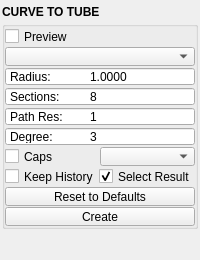
<?xml version="1.0" encoding="UTF-8"?>
<ui version="4.0">
 <class>QtUi</class>
 <widget class="QMainWindow" name="QtUi">
  <property name="geometry">
   <rect>
    <x>0</x>
    <y>0</y>
    <width>200</width>
    <height>230</height>
   </rect>
  </property>
  <property name="tabShape">
   <enum>QTabWidget::Triangular</enum>
  </property>
  <property name="dockNestingEnabled">
   <bool>true</bool>
  </property>
  <property name="dockOptions">
   <set>QMainWindow::AllowNestedDocks|QMainWindow::AllowTabbedDocks|QMainWindow::AnimatedDocks|QMainWindow::ForceTabbedDocks</set>
  </property>
  <property name="enabled" stdset="0">
   <bool>true</bool>
  </property>
  <property name="accessibleDescription">
   <string>Sweep a circular profile along selected curves into a smooth or polygon tube.</string>
  </property>
  <widget class="QWidget" name="central_widget">
   <property name="minimumSize">
    <size>
     <width>200</width>
     <height>0</height>
    </size>
   </property>
   <layout class="QVBoxLayout" name="verticalLayout_2">
    <property name="leftMargin">
     <number>2</number>
    </property>
    <property name="topMargin">
     <number>2</number>
    </property>
    <property name="rightMargin">
     <number>2</number>
    </property>
    <property name="bottomMargin">
     <number>2</number>
    </property>
    <property name="spacing">
     <number>2</number>
    </property>
    <item>
     <layout class="QVBoxLayout" name="verticalLayout">
      <property name="spacing">
       <number>0</number>
      </property>
      <item>
       <widget class="Header" name="header">
        <property name="minimumSize">
         <size>
          <width>0</width>
          <height>19</height>
         </size>
        </property>
        <property name="maximumSize">
         <size>
          <width>16777215</width>
          <height>19</height>
         </size>
        </property>
        <property name="font">
         <font>
          <weight>75</weight>
          <bold>true</bold>
         </font>
        </property>
        <property name="text">
         <string>CURVE TO TUBE</string>
        </property>
       </widget>
      </item>
      <item>
       <widget class="QGroupBox" name="curve_to_tube">
        <property name="sizePolicy">
         <sizepolicy hsizetype="Preferred" vsizetype="Fixed">
          <horstretch>0</horstretch>
          <verstretch>0</verstretch>
         </sizepolicy>
        </property>
        <property name="title">
         <string/>
        </property>
        <layout class="QGridLayout" name="gridLayout_4">
         <property name="leftMargin">
          <number>0</number>
         </property>
         <property name="topMargin">
          <number>0</number>
         </property>
         <property name="rightMargin">
          <number>0</number>
         </property>
         <property name="bottomMargin">
          <number>0</number>
         </property>
         <property name="horizontalSpacing">
          <number>0</number>
         </property>
         <property name="verticalSpacing">
          <number>1</number>
         </property>
         <item row="1" column="0" colspan="2">
          <layout class="QHBoxLayout" name="horizontalLayout">
           <property name="spacing">
            <number>0</number>
           </property>
           <item>
            <widget class="QCheckBox" name="chk000">
             <property name="minimumSize">
              <size>
               <width>0</width>
               <height>19</height>
              </size>
             </property>
             <property name="maximumSize">
              <size>
               <width>16777215</width>
               <height>19</height>
              </size>
             </property>
             <property name="toolTip">
              <string>Start the curve-to-tube preview on the selected curves.</string>
             </property>
             <property name="text">
              <string>Preview</string>
             </property>
             <property name="iconSize">
              <size>
               <width>18</width>
               <height>18</height>
              </size>
             </property>
             <property name="checkable">
              <bool>true</bool>
             </property>
            </widget>
           </item>
          </layout>
         </item>
         <item row="2" column="0" colspan="2">
          <widget class="ComboBox" name="cmb000">
           <property name="minimumSize">
            <size>
             <width>0</width>
             <height>19</height>
            </size>
           </property>
           <property name="maximumSize">
            <size>
             <width>16777215</width>
             <height>19</height>
            </size>
           </property>
           <property name="toolTip">
            <string>Output type: a smooth NURBS tube (Blender: a beveled curve) or a polygon mesh tube.</string>
           </property>
           <property name="maxVisibleItems">
            <number>40</number>
           </property>
           <property name="maxCount">
            <number>500</number>
           </property>
           <property name="sizeAdjustPolicy">
            <enum>QComboBox::AdjustToContents</enum>
           </property>
           <property name="frame">
            <bool>true</bool>
           </property>
          </widget>
         </item>
         <item row="3" column="0" colspan="2">
          <widget class="DoubleSpinBox" name="s000">
           <property name="minimumSize">
            <size>
             <width>0</width>
             <height>19</height>
            </size>
           </property>
           <property name="maximumSize">
            <size>
             <width>16777215</width>
             <height>19</height>
            </size>
           </property>
           <property name="toolTip">
            <string>Radius of the swept circular profile.</string>
           </property>
           <property name="buttonSymbols">
            <enum>QAbstractSpinBox::NoButtons</enum>
           </property>
           <property name="prefix">
            <string>Radius:	</string>
           </property>
           <property name="decimals">
            <number>4</number>
           </property>
           <property name="minimum">
            <double>0.000100000000000</double>
           </property>
           <property name="maximum">
            <double>100000.000000000000000</double>
           </property>
           <property name="singleStep">
            <double>0.100000000000000</double>
           </property>
           <property name="value">
            <double>1.000000000000000</double>
           </property>
          </widget>
         </item>
         <item row="4" column="0" colspan="2">
          <widget class="QSpinBox" name="s001">
           <property name="minimumSize">
            <size>
             <width>0</width>
             <height>19</height>
            </size>
           </property>
           <property name="maximumSize">
            <size>
             <width>16777215</width>
             <height>19</height>
            </size>
           </property>
           <property name="toolTip">
            <string>Sections around the profile circle — the smoothness for NURBS, the exact number of sides for polygon.</string>
           </property>
           <property name="buttonSymbols">
            <enum>QAbstractSpinBox::NoButtons</enum>
           </property>
           <property name="prefix">
            <string>Sections:	</string>
           </property>
           <property name="minimum">
            <number>3</number>
           </property>
           <property name="maximum">
            <number>200</number>
           </property>
           <property name="value">
            <number>8</number>
           </property>
          </widget>
         </item>
         <item row="5" column="0" colspan="2">
          <widget class="QSpinBox" name="s002">
           <property name="minimumSize">
            <size>
             <width>0</width>
             <height>19</height>
            </size>
           </property>
           <property name="maximumSize">
            <size>
             <width>16777215</width>
             <height>19</height>
            </size>
           </property>
           <property name="toolTip">
            <string>Polygon only: ring density along the path; higher = finer. Maya places the rings by curvature (dense on bends, sparse on straight runs), Blender evenly.</string>
           </property>
           <property name="buttonSymbols">
            <enum>QAbstractSpinBox::NoButtons</enum>
           </property>
           <property name="prefix">
            <string>Path Res:	</string>
           </property>
           <property name="minimum">
            <number>1</number>
           </property>
           <property name="maximum">
            <number>200</number>
           </property>
           <property name="value">
            <number>1</number>
           </property>
          </widget>
         </item>
         <item row="6" column="0" colspan="2">
          <widget class="QSpinBox" name="s003">
           <property name="minimumSize">
            <size>
             <width>0</width>
             <height>19</height>
            </size>
           </property>
           <property name="maximumSize">
            <size>
             <width>16777215</width>
             <height>19</height>
            </size>
           </property>
           <property name="toolTip">
            <string>NURBS only: the profile's degree (1 = faceted, 3 = smooth).</string>
           </property>
           <property name="buttonSymbols">
            <enum>QAbstractSpinBox::NoButtons</enum>
           </property>
           <property name="prefix">
            <string>Degree:	</string>
           </property>
           <property name="minimum">
            <number>1</number>
           </property>
           <property name="maximum">
            <number>3</number>
           </property>
           <property name="value">
            <number>3</number>
           </property>
          </widget>
         </item>
         <item row="7" column="0" colspan="2">
          <layout class="QHBoxLayout" name="horizontalLayout_3">
           <property name="spacing">
            <number>0</number>
           </property>
           <item>
            <widget class="QCheckBox" name="chk001">
             <property name="minimumSize">
              <size>
               <width>0</width>
               <height>19</height>
              </size>
             </property>
             <property name="maximumSize">
              <size>
               <width>16777215</width>
               <height>19</height>
              </size>
             </property>
             <property name="toolTip">
              <string>Polygon only: fill the open ends of an open tube.</string>
             </property>
             <property name="text">
              <string>Caps</string>
             </property>
             <property name="iconSize">
              <size>
               <width>18</width>
               <height>18</height>
              </size>
             </property>
             <property name="checkable">
              <bool>true</bool>
             </property>
             <property name="checked">
              <bool>false</bool>
             </property>
            </widget>
           </item>
           <item>
            <widget class="ComboBox" name="cmb_topology">
             <property name="minimumSize">
              <size>
               <width>0</width>
               <height>19</height>
              </size>
             </property>
             <property name="maximumSize">
              <size>
               <width>100</width>
               <height>19</height>
              </size>
             </property>
             <property name="toolTip">
              <string>Polygon only: build quads or triangles.</string>
             </property>
            </widget>
           </item>
          </layout>
         </item>
         <item row="8" column="0" colspan="2">
          <layout class="QHBoxLayout" name="horizontalLayout_4">
           <property name="spacing">
            <number>0</number>
           </property>
           <item>
            <widget class="QCheckBox" name="chk003">
             <property name="minimumSize">
              <size>
               <width>0</width>
               <height>19</height>
              </size>
             </property>
             <property name="maximumSize">
              <size>
               <width>16777215</width>
               <height>19</height>
              </size>
             </property>
             <property name="toolTip">
              <string>Keep the curve driving the tube — edit the curve and the tube updates. The topology is the same on or off. (Blender bakes a polygon tube either way.)</string>
             </property>
             <property name="text">
              <string>Keep History</string>
             </property>
             <property name="iconSize">
              <size>
               <width>18</width>
               <height>18</height>
              </size>
             </property>
             <property name="checkable">
              <bool>true</bool>
             </property>
            </widget>
           </item>
           <item>
            <widget class="QCheckBox" name="chk004">
             <property name="minimumSize">
              <size>
               <width>0</width>
               <height>19</height>
              </size>
             </property>
             <property name="maximumSize">
              <size>
               <width>16777215</width>
               <height>19</height>
              </size>
             </property>
             <property name="toolTip">
              <string>Select the created tube(s) when the operation finishes, so you can see the resulting tessellation.</string>
             </property>
             <property name="text">
              <string>Select Result</string>
             </property>
             <property name="iconSize">
              <size>
               <width>18</width>
               <height>18</height>
              </size>
             </property>
             <property name="checkable">
              <bool>true</bool>
             </property>
             <property name="checked">
              <bool>true</bool>
             </property>
            </widget>
           </item>
          </layout>
         </item>
         <item row="9" column="0" colspan="2">
          <widget class="QPushButton" name="b001">
           <property name="minimumSize">
            <size>
             <width>0</width>
             <height>19</height>
            </size>
           </property>
           <property name="maximumSize">
            <size>
             <width>16777215</width>
             <height>19</height>
            </size>
           </property>
           <property name="text">
            <string>Reset to Defaults</string>
           </property>
           <property name="iconSize">
            <size>
             <width>18</width>
             <height>18</height>
            </size>
           </property>
           <property name="checkable">
            <bool>false</bool>
           </property>
          </widget>
         </item>
         <item row="10" column="0" colspan="2">
          <layout class="QHBoxLayout" name="horizontalLayout_2">
           <property name="spacing">
            <number>0</number>
           </property>
           <item>
            <widget class="QPushButton" name="b000">
             <property name="enabled">
              <bool>false</bool>
             </property>
             <property name="minimumSize">
              <size>
               <width>0</width>
               <height>19</height>
              </size>
             </property>
             <property name="maximumSize">
              <size>
               <width>16777215</width>
               <height>19</height>
              </size>
             </property>
             <property name="toolTip">
              <string>Finish the operation.</string>
             </property>
             <property name="layoutDirection">
              <enum>Qt::RightToLeft</enum>
             </property>
             <property name="text">
              <string>Create</string>
             </property>
             <property name="autoDefault">
              <bool>false</bool>
             </property>
             <property name="default">
              <bool>false</bool>
             </property>
             <property name="flat">
              <bool>false</bool>
             </property>
             <property name="enabled" stdset="0">
              <bool>true</bool>
             </property>
            </widget>
           </item>
          </layout>
         </item>
        </layout>
       </widget>
      </item>
      <item>
       <spacer name="verticalSpacer">
        <property name="orientation">
         <enum>Qt::Vertical</enum>
        </property>
        <property name="sizeType">
         <enum>QSizePolicy::Fixed</enum>
        </property>
        <property name="sizeHint" stdset="0">
         <size>
          <width>0</width>
          <height>10</height>
         </size>
        </property>
       </spacer>
      </item>
      <item>
       <widget class="Footer" name="footer" native="true">
        <property name="minimumSize">
         <size>
          <width>0</width>
          <height>19</height>
         </size>
        </property>
        <property name="maximumSize">
         <size>
          <width>16777215</width>
          <height>19</height>
         </size>
        </property>
       </widget>
      </item>
     </layout>
    </item>
   </layout>
  </widget>
 </widget>
 <customwidgets>
  <customwidget>
   <class>Footer</class>
   <extends>QWidget</extends>
   <header>uitk.widgets.footer</header>
  </customwidget>
  <customwidget>
   <class>Header</class>
   <extends>QLabel</extends>
   <header>uitk.widgets.header.Header.h</header>
  </customwidget>
  <customwidget>
   <class>DoubleSpinBox</class>
   <extends>QDoubleSpinBox</extends>
   <header>widgets.doublespinbox.h</header>
  </customwidget>
  <customwidget>
   <class>ComboBox</class>
   <extends>QComboBox</extends>
   <header>uitk.widgets.comboBox.ComboBox.h</header>
  </customwidget>
 </customwidgets>
 <resources/>
 <connections/>
 <designerdata>
  <property name="gridDeltaX">
   <number>5</number>
  </property>
  <property name="gridDeltaY">
   <number>5</number>
  </property>
  <property name="gridSnapX">
   <bool>true</bool>
  </property>
  <property name="gridSnapY">
   <bool>true</bool>
  </property>
  <property name="gridVisible">
   <bool>true</bool>
  </property>
 </designerdata>
</ui>
